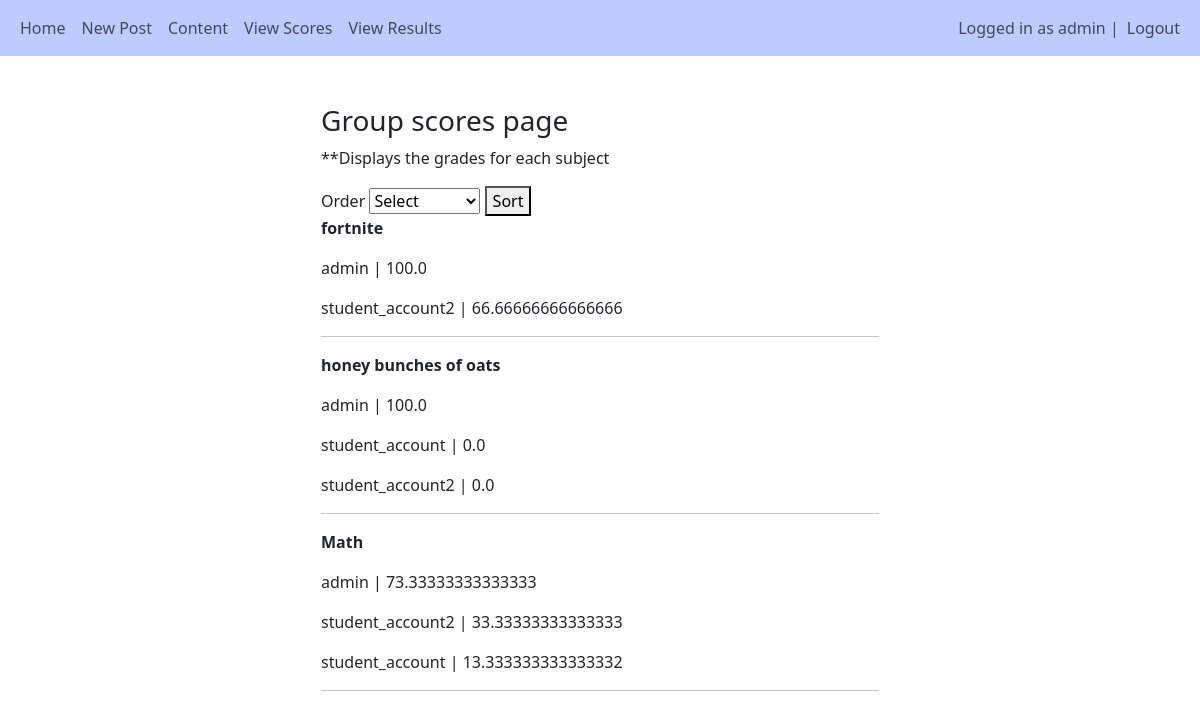
The app's page /group_scores/ (signed in) with its own data.
### main/models.py (models this page shows, shortened)
class User(AbstractUser):
    is_teacher = models.BooleanField('Is teacher', default=False)
    is_student = models.BooleanField('Is student', default=False)

class Subject(models.Model):
    title = models.CharField(max_length=255)
    teacher = models.ForeignKey(User, null=True, on_delete=models.CASCADE)

class Grade(models.Model):
    subject = models.ForeignKey(Subject, null=True, on_delete=models.CASCADE)
    student = models.ForeignKey(User, null=True, on_delete=models.CASCADE)
    score = models.FloatField(null=True, blank=True)

### main/views.py (the view)
# urls.py: path('group_scores/', views.group_scores, name="group_scores"),
def group_scores(request):
    order = request.GET.get('order', 'desc')
    subjects = Subject.objects.all()
    dic = []
    for subject in subjects:
        if order == 'asc':
            grades = Grade.objects.filter(subject=subject).order_by('score')
        else:
            grades = Grade.objects.filter(subject=subject).order_by('-score')
        dic.append({
            "subject":subject,
            "grades":grades
        })
    return render(request, 'main/scores/group_scores.html', {"dic":dic, "subjects":subjects})

### main/templates/main/scores/group_scores.html (shortened to what this page needs)
{% extends 'main/base.html' %}
{% load crispy_forms_tags %}
{% block content %}
<div style="width:50%; margin:auto"><br>
<h3>Group scores page</h3>
<p>**Displays the grades for each subject</p>
<form method="get" action="">
    <label for="order">Order</label>
    <select name="order">
        <option value="" disabled selected>Select</option>
    </select>
    <button type="submit">Sort</button>
</form>
{% for item in dic %}
    <p style="font-weight:bold">{{item.subject.title}}</p>
    {% if item.grades.count == 0 %}
    <p>No attempts yet</p>
    {% else %}
        {% for grade in item.grades %}
            <p>{{grade.student}} | {{grade.score}}</p>
        {% endfor %}
    {% endif %}
    <hr>
{% endfor %}
</div>
{% endblock %}

### main/templates/main/base.html (shortened to what this page needs)
<!DOCTYPE html>
<html lang="en">
<head>
    <link href="https://cdn.jsdelivr.net/npm/bootstrap@5.3.2/dist/css/bootstrap.min.css" rel="stylesheet">
    <link rel="stylesheet" href="https://cdnjs.cloudflare.com/ajax/libs/font-awesome/4.7.0/css/font-awesome.min.css">
</head>
<body>
    <nav class="navbar navbar-light navbar-expand-lg" style="background-color: #bcccff;">
        <div class="container-fluid">
            <div>
                <ul class="nav navbar-nav">
                    <li class="nav-item">
                        <a class="nav-link" href="/home">Home</a>
                    </li>
                    {% if user.is_teacher %}
                    <li class="nav-item">
                        <a class="nav-link" href="/create_post">Post Content</a>
                    </li>
                    <li class="nav-item">
                        <a class="nav-link" href="/subjects">Subjects</a>
                    </li>
                    <li class="nav-item">
                        <a class="nav-link" href="/group_results">View Results</a>
                    </li>
                    <li class="nav-item">
                        <a class="nav-link" href="/group_scores">View Scores</a>
                    </li>
                    {% elif user.is_student %}
                    <li class="nav-item">
                        <a class="nav-link" href="/create_post">New Post</a>
                    </li>
                    <li class="nav-item">
                        <a class="nav-link" href="/content">Content</a>
                    </li>
                    <li class="nav_item">
                        <a class="nav-link" href="/ind_scores">View Scores</a>
                    </li>
                    <li class="nav-item">
                        <a class="nav-link" href="/ind_results">View Results</a>
                    </li>
                    {% endif %}
                </ul>
            </div>
            <div>
                <ul class="navbar-nav">
                    {% if user.is_authenticated %}
                    <span class="navbar-text">Logged in as {{user.username}} | </span>
                    <li class="nav-item">
                        <a class="nav-link" href="/logout">Logout</a>
                    </li>
                    {% else %}
                    <li class="nav-item">
                        <a class="nav-link" href="/login">Login</a>
                    </li>
                    {% endif %}
                </ul>
            </div>
        </div>
    </nav><br>
        <div class="container">
            {% block content %}
            {% endblock %}
        </div>
</body>
</html>

### records on screen
User: username "admin"
Subject: subject "fortnite"
Grade: student "admin", score "100.0"
Grade: student "student_account2", score "66.66666666666666"
Subject: subject "honey bunches of oats"
Grade: student "admin", score "100.0"
Grade: student "student_account", score "0.0"
Grade: student "student_account2", score "0.0"
Subject: subject "Math"
Grade: student "admin", score "73.33333333333333"
Grade: student "student_account2", score "33.33333333333333"
Grade: student "student_account", score "13.333333333333332"
